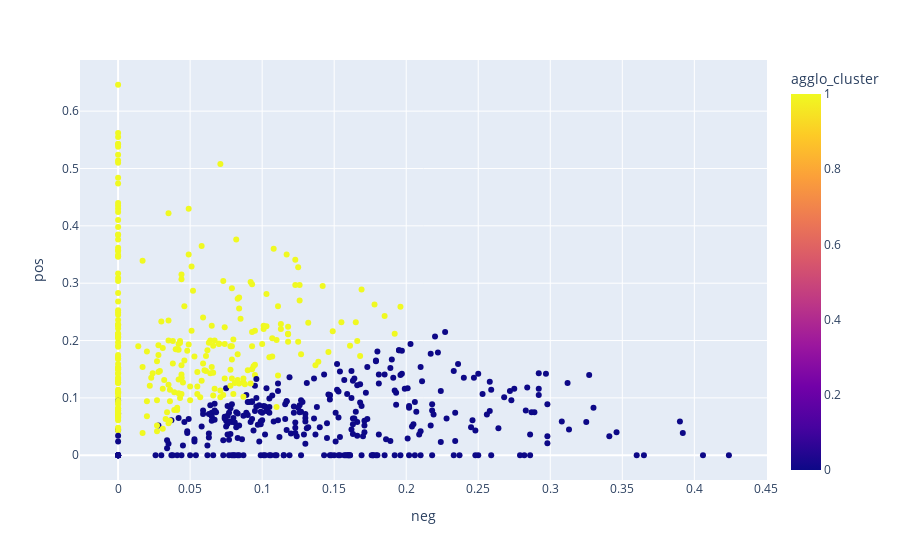

Source (notebook cell):
### Code cell
fig = px.scatter(df, x = 'neg', y = 'pos', color='agglo_cluster', hover_data=['ratings','neg','neu','pos','compound'])
fig.show()

### Figure 1 — Plotly figure (JSON) as saved in the notebook; plotly's stock layout.template omitted (floating-point values rounded to 4 significant figures; data arrays with more than 128 entries replaced by an {"elided": "..."} marker saying what was removed)
{"data": [{"customdata": {"elided": "605x3 float values"}, "hovertemplate": "neg=%{x}<br>pos=%{y}<br>ratings=%{customdata[0]}<br>neu=%{customdata[1]}<br>compound=%{customdata[2]}<br>agglo_cluster=%{marker.color}<extra></extra>", "legendgroup": "", "marker": {"color": {"elided": "605 int values"}, "coloraxis": "coloraxis", "symbol": "circle"}, "mode": "markers", "name": "", "orientation": "v", "showlegend": false, "type": "scatter", "x": {"elided": "605 float values"}, "xaxis": "x", "y": {"elided": "605 float values"}, "yaxis": "y"}], "layout": {"coloraxis": {"colorbar": {"title": {"text": "agglo_cluster"}}, "colorscale": [[0, "#0d0887"], [0.1111, "#46039f"], [0.2222, "#7201a8"], [0.3333, "#9c179e"], [0.4444, "#bd3786"], [0.5556, "#d8576b"], [0.6667, "#ed7953"], [0.7778, "#fb9f3a"], [0.8889, "#fdca26"], [1, "#f0f921"]]}, "legend": {"tracegroupgap": 0}, "margin": {"t": 60}, "xaxis": {"anchor": "y", "domain": [0, 1], "title": {"text": "neg"}}, "yaxis": {"anchor": "x", "domain": [0, 1], "title": {"text": "pos"}}}}
